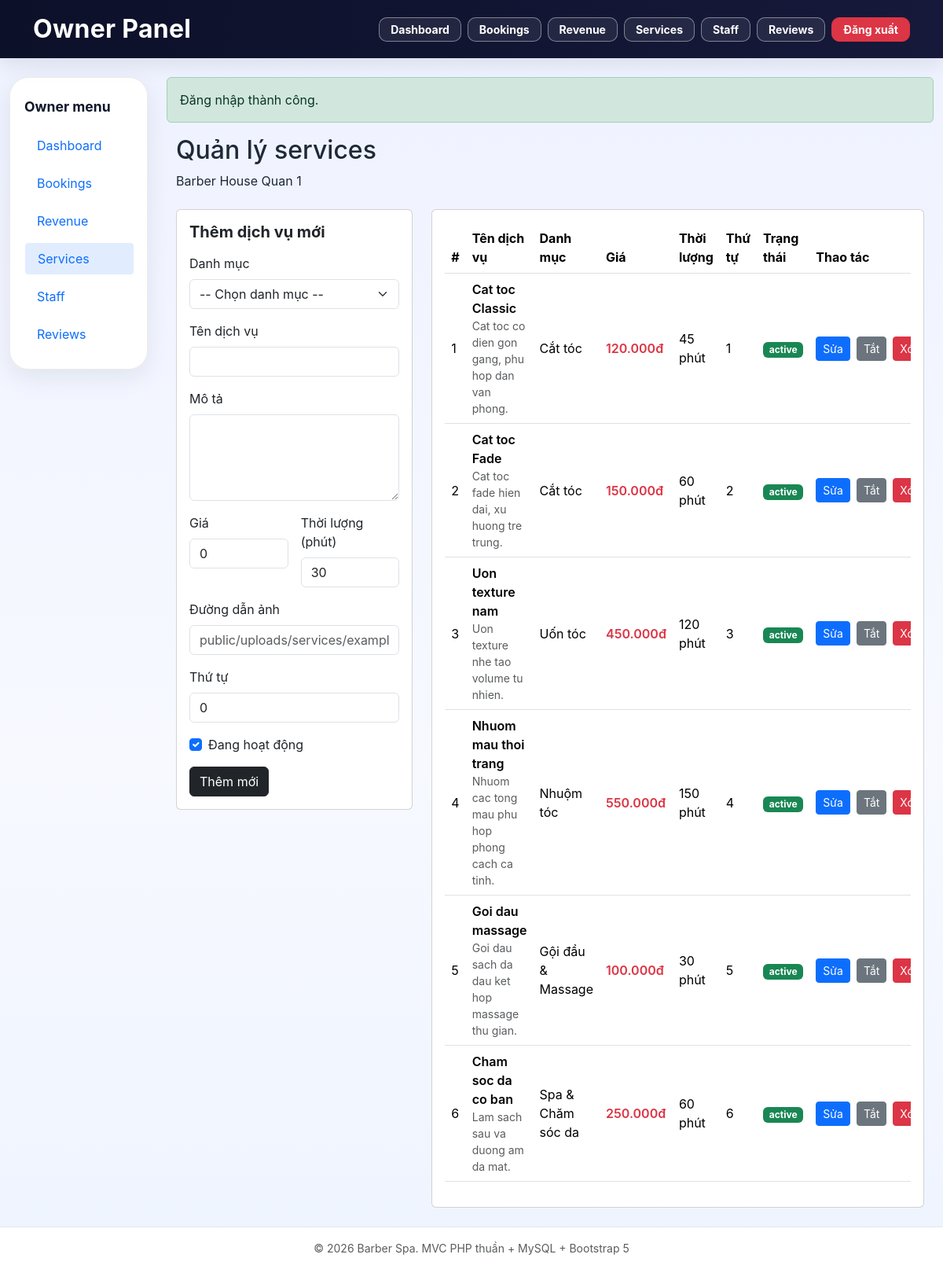
The app's page /owner/services (signed in) with its own data.
### tables this page shows
CREATE TABLE salons (
    id INT UNSIGNED AUTO_INCREMENT PRIMARY KEY,
    owner_id INT UNSIGNED NOT NULL,
    name VARCHAR(200) NOT NULL,
    address VARCHAR(255) NOT NULL,
    district VARCHAR(100) NOT NULL,
    city VARCHAR(100) NOT NULL,
    phone VARCHAR(20) NOT NULL,
    description TEXT NULL,
    search_keywords TEXT NULL,
    open_time TIME NOT NULL DEFAULT '08:00:00',
    close_time TIME NOT NULL DEFAULT '20:00:00',
    working_days VARCHAR(100) NOT NULL DEFAULT '1,2,3,4,5,6',
    avg_rating DECIMAL(3,2) NOT NULL DEFAULT 0.00,
    total_reviews INT NOT NULL DEFAULT 0,
    total_bookings INT NOT NULL DEFAULT 0,
    status ENUM('pending', 'active', 'hidden', 'rejected', 'deleted') NOT NULL DEFAULT 'pending',
    reject_reason TEXT NULL,
    latitude DECIMAL(10,7) NULL,
    longitude DECIMAL(10,7) NULL,
    created_at TIMESTAMP NULL DEFAULT CURRENT_TIMESTAMP,
    updated_at TIMESTAMP NULL DEFAULT CURRENT_TIMESTAMP ON UPDATE CURRENT_TIMESTAMP,

    CONSTRAINT fk_salons_owner
        FOREIGN KEY (owner_id) REFERENCES users(id)
        ON DELETE CASCADE,

    INDEX idx_salons_owner (owner_id),
    INDEX idx_salons_status (status),
    INDEX idx_salons_city (city),
    INDEX idx_salons_district (district),
    INDEX idx_salons_rating (avg_rating),
    INDEX idx_salons_bookings (total_bookings),
    FULLTEXT KEY ft_salons_search (name, description, search_keywords)
);

CREATE TABLE services (
    id INT UNSIGNED AUTO_INCREMENT PRIMARY KEY,
    salon_id INT UNSIGNED NOT NULL,
    category_id INT UNSIGNED NOT NULL,
    name VARCHAR(200) NOT NULL,
    description TEXT NULL,
    price DECIMAL(12,2) NOT NULL DEFAULT 0.00,
    duration INT NOT NULL COMMENT 'Duration in minutes',
    image VARCHAR(255) NULL,
    is_active TINYINT(1) NOT NULL DEFAULT 1,
    sort_order INT NOT NULL DEFAULT 0,

    CONSTRAINT fk_services_salon
        FOREIGN KEY (salon_id) REFERENCES salons(id)
        ON DELETE CASCADE,

    CONSTRAINT fk_services_category
        FOREIGN KEY (category_id) REFERENCES categories(id)
        ON DELETE RESTRICT,

    INDEX idx_services_salon (salon_id),
    INDEX idx_services_category (category_id),
    INDEX idx_services_active (is_active),
    INDEX idx_services_price (price),
    INDEX idx_services_sort (sort_order)
);

CREATE TABLE categories (
    id INT UNSIGNED AUTO_INCREMENT PRIMARY KEY,
    name VARCHAR(150) NOT NULL,
    icon VARCHAR(50) NULL,
    description TEXT NULL,
    sort_order INT NOT NULL DEFAULT 0,
    is_active TINYINT(1) NOT NULL DEFAULT 1,

    UNIQUE KEY uq_categories_name (name),
    INDEX idx_categories_active (is_active),
    INDEX idx_categories_sort (sort_order)
);

### core/helpers.php (called while the page is built, shortened)
<?php
function e(?string $value): string
{
    return htmlspecialchars((string) $value, ENT_QUOTES, 'UTF-8');
}
function formatMoney(float $amount): string
{
    return number_format($amount, 0, ',', '.') . 'đ';
}
function render(string $view, array $data = [], string $layout = 'app'): void
{
    extract($data, EXTR_SKIP);
    require __DIR__ . '/../views/' . $view . '.php';
}

### controllers/owner/ServiceController.php (called while the page is built, shortened)
<?php
require_once __DIR__ . '/../../models/Salon.php';
require_once __DIR__ . '/../../models/Service.php';
class ServiceController
{
    private Salon $salonModel;
    private Service $serviceModel;
    private Category $categoryModel;
    public function __construct()
    {
        $this->salonModel = new Salon();
        $this->serviceModel = new Service();
        $this->categoryModel = new Category();
    }
    public function index(): void
    {
        $ownerId = (int) Auth::id();
        $salon = $this->salonModel->getFirstByOwnerId($ownerId);
        $services = $this->serviceModel->getBySalonId((int) $salon['id']);
        $categories = $this->categoryModel->getActive(100);
        $editingService = null;
        render('owner/services/index', [
    'pageTitle' => 'Owner Services - ' . APP_NAME,
    'navSection' => 'owner',
    'salon' => $salon,
    'services' => $services,
    'categories' => $categories,
    'editingService' => $editingService,
]);
    }
}

### core/Database.php (called while the page is built, shortened)
<?php
class Database
{
    private static ?PDO $instance = null;
    public static function getInstance(): PDO
    {
        if (self::$instance === null) {
            $dsn = 'mysql:host=' . DB_HOST
                . ';port=' . DB_PORT
                . ';dbname=' . DB_NAME
                . ';charset=' . DB_CHARSET;
            $options = [
                PDO::ATTR_ERRMODE => PDO::ERRMODE_EXCEPTION,
                PDO::ATTR_DEFAULT_FETCH_MODE => PDO::FETCH_ASSOC,
                PDO::ATTR_EMULATE_PREPARES => false,
            ];
            self::$instance = new PDO($dsn, DB_USER, DB_PASS, $options);
        }
        return self::$instance;
    }
}

### core/Auth.php (called while the page is built, shortened)
<?php
class Auth
{
    public static function id(): ?int
    {
        return isset($_SESSION['user']['id']) ? (int) $_SESSION['user']['id'] : null;
    }
}

### models/Salon.php (called while the page is built, shortened)
<?php
class Salon
{
    private PDO $db;
    public function __construct()
    {
        $this->db = Database::getInstance();
    }
    public function getFirstByOwnerId(int $ownerId): ?array
    {
        $sql = "SELECT * FROM salons
                WHERE owner_id = :owner_id
                ORDER BY id ASC
                LIMIT 1";
        $stmt = $this->db->prepare($sql);
        $stmt->execute(['owner_id' => $ownerId]);
        $salon = $stmt->fetch();
        return $salon ?: null;
    }
}

### models/Service.php (called while the page is built, shortened)
<?php
class Service
{
    private PDO $db;
    public function __construct()
    {
        $this->db = Database::getInstance();
    }
    public function getBySalonId(int $salonId, bool $onlyActive = false): array
    {
        $sql = "SELECT s.*, c.name AS category_name, c.icon AS category_icon
                FROM services s
                LEFT JOIN categories c ON c.id = s.category_id
                WHERE s.salon_id = :salon_id";
        $params = ['salon_id' => $salonId];
        $sql .= " ORDER BY s.sort_order ASC, s.id ASC";
        $stmt = $this->db->prepare($sql);
        $stmt->execute($params);
        return $stmt->fetchAll();
    }
}

### views/owner/services/index.php (the view, shortened to what this page needs)
<?php
function ownerServiceStatusBadgeClass($isActive): string
{
    return ((int) $isActive === 1) ? 'bg-success' : 'bg-secondary';
}
?>
<div class="container">
    <div class="mb-4">
        <h2 class="page-section-title">Quản lý services</h2>
        <div class="page-section-subtitle"><?= e($salon['name']) ?></div>
    </div>
    <div class="row g-4">
        <div class="col-lg-4">
            <div class="card">
                <div class="card-body">
                    <h5 class="fw-bold mb-3">
                        <?= $editingService ? 'Sửa dịch vụ' : 'Thêm dịch vụ mới' ?>
                    </h5>
                    <form method="POST" action="<?= e(BASE_URL . '/owner/services') ?>">
                        <div class="mb-3">
                            <label class="form-label">Danh mục</label>
                            <select name="category_id" class="form-select" required>
                                <option value="">-- Chọn danh mục --</option>
                            </select>
                        </div>
                        <div class="mb-3">
                            <label class="form-label">Tên dịch vụ</label>
                            <input
                                type="text"
                                name="name"
                                class="form-control"
                                value="<?= e((string) ($editingService['name'] ?? '')) ?>"
                                required
                            >
                        </div>
                        <div class="mb-3">
                            <label class="form-label">Mô tả</label>
                            <textarea
                                name="description"
                                class="form-control"
                                rows="4"
                            ><?= e((string) ($editingService['description'] ?? '')) ?></textarea>
                        </div>
                        <div class="row g-3 mb-3">
                            <div class="col-md-6">
                                <label class="form-label">Giá</label>
                                <input
                                    type="number"
                                    step="0.01"
                                    min="0"
                                    name="price"
                                    class="form-control"
                                    value="<?= e((string) ($editingService['price'] ?? 0)) ?>"
                                    required
                                >
                            </div>
                            <div class="col-md-6">
                                <label class="form-label">Thời lượng (phút)</label>
                                <input
                                    type="number"
                                    min="1"
                                    name="duration"
                                    class="form-control"
                                    value="<?= e((string) ($editingService['duration'] ?? 30)) ?>"
                                    required
                                >
                            </div>
                        </div>
                        <div class="mb-3">
                            <label class="form-label">Đường dẫn ảnh</label>
                            <input
                                type="text"
                                name="image"
                                class="form-control"
                                value="<?= e((string) ($editingService['image'] ?? '')) ?>"
                                placeholder="public/uploads/services/example.jpg"
                            >
                        </div>
                        <div class="mb-3">
                            <label class="form-label">Thứ tự</label>
                            <input
                                type="number"
                                name="sort_order"
                                class="form-control"
                                value="<?= e((string) ($editingService['sort_order'] ?? 0)) ?>"
                            >
                        </div>
                        <div class="form-check mb-3">
                            <input
                                class="form-check-input"
                                type="checkbox"
                                name="is_active"
                                id="is_active"
                                <?= ((int) ($editingService['is_active'] ?? 1) === 1) ? 'checked' : '' ?>
                            >
                            <label class="form-check-label" for="is_active">
                                Đang hoạt động
                            </label>
                        </div>
                        <div class="d-flex gap-2">
                            <button type="submit" class="btn btn-dark">
                                <?= $editingService ? 'Cập nhật' : 'Thêm mới' ?>
                            </button>
                        </div>
                    </form>
                </div>
            </div>
        </div>
        <div class="col-lg-8">
            <div class="card">
                <div class="card-body">
                    <?php if (empty($services)): ?>
                        <div class="alert alert-info mb-0">Chưa có dịch vụ nào.</div>
                    <?php else: ?>
                        <div class="table-responsive">
                            <table class="table align-middle">
                                <thead>
                                    <tr>
                                        <th>#</th>
                                        <th>Tên dịch vụ</th>
                                        <th>Danh mục</th>
                                        <th>Giá</th>
                                        <th>Thời lượng</th>
                                        <th>Thứ tự</th>
                                        <th>Trạng thái</th>
                                        <th style="min-width: 220px;">Thao tác</th>
                                    </tr>
                                </thead>
                                <tbody>
                                    <?php foreach ($services as $service): ?>
                                        <tr>
                                            <td><?= e((string) $service['id']) ?></td>
                                            <td>
                                                <div class="fw-semibold"><?= e($service['name']) ?></div>
                                                <div class="small text-muted"><?= e((string) ($service['description'] ?? '')) ?></div>
                                            </td>
                                            <td><?= e((string) ($service['category_name'] ?? '')) ?></td>
                                            <td class="text-danger fw-semibold"><?= e(formatMoney((float) $service['price'])) ?></td>
                                            <td><?= e((string) $service['duration']) ?> phút</td>
                                            <td><?= e((string) $service['sort_order']) ?></td>
                                            <td>
                                                <span class="badge <?= ownerServiceStatusBadgeClass($service['is_active']) ?>">
                                                    <?= ((int) $service['is_active'] === 1) ? 'active' : 'inactive' ?>
                                                </span>
                                            </td>
                                            <td>
                                                <div class="d-flex gap-2 flex-wrap">
                                                    <a
                                                        href="<?= e(BASE_URL . '/owner/services?edit_id=' . $service['id']) ?>"
                                                        class="btn btn-sm btn-primary"
                                                    >
                                                        Sửa
                                                    </a>
                                                    <form method="POST" action="<?= e(BASE_URL . '/owner/services') ?>">
                                                        <button type="submit" class="btn btn-sm btn-secondary">
                                                            <?= ((int) $service['is_active'] === 1) ? 'Tắt' : 'Bật' ?>
                                                        </button>
                                                    </form>
                                                    <form method="POST" action="<?= e(BASE_URL . '/owner/services') ?>" onsubmit="return confirm('Bạn chắc chắn muốn xóa dịch vụ này?');">
                                                        <button type="submit" class="btn btn-sm btn-danger">Xóa</button>
                                                    </form>
                                                </div>
                                            </td>
                                        </tr>
                                    <?php endforeach; ?>
                                </tbody>
                            </table>
                        </div>
                    <?php endif; ?>
                </div>
            </div>
        </div>
    </div>
</div>

### index.php (shortened to what this page needs)
<?php
require_once __DIR__ . '/core/Database.php';
require_once __DIR__ . '/core/Auth.php';
require_once __DIR__ . '/core/helpers.php';
$path = trim($_GET['path'] ?? '', '/');
foreach ($routes as $pattern => $handler) {
    $regex = '#^' . $pattern . '$#';
    if (preg_match($regex, $path, $matches)) {
        $params = array_slice($matches, 1);
        [$file, $method] = explode('@', $handler);
        $controller = new $className();
        call_user_func_array([$controller, $method], $params);
        break;
    }
}

### records on screen
salons: name "Barber House Quan 1"
services: id "1", name "Cat toc Classic", description "Cat toc co dien gon gang, phu hop dan van phong.", category.name "Cắt tóc", price "120.000đ", duration "45", sort_order "1", is_active "active"
services: id "2", name "Cat toc Fade", description "Cat toc fade hien dai, xu huong tre trung.", category.name "Cắt tóc", price "150.000đ", duration "60", sort_order "2", is_active "active"
services: id "3", name "Uon texture nam", description "Uon texture nhe tao volume tu nhien.", category.name "Uốn tóc", price "450.000đ", duration "120", sort_order "3", is_active "active"
services: id "4", name "Nhuom mau thoi trang", description "Nhuom cac tong mau phu hop phong cach ca tinh.", category.name "Nhuộm tóc", price "550.000đ", duration "150", sort_order "4", is_active "active"
services: id "5", name "Goi dau massage", description "Goi dau sach da dau ket hop massage thu gian.", category.name "Gội đầu & Massage", price "100.000đ", duration "30", sort_order "5", is_active "active"
services: id "6", name "Cham soc da co ban", description "Lam sach sau va duong am da mat.", category.name "Spa & Chăm sóc da", price "250.000đ", duration "60", sort_order "6", is_active "active"

### other values on screen
$label "Dashboard"
$label "Bookings"
$label "Revenue"
$label "Services"
$label "Staff"
$label "Reviews"
getFlash($key) "Đăng nhập thành công."
